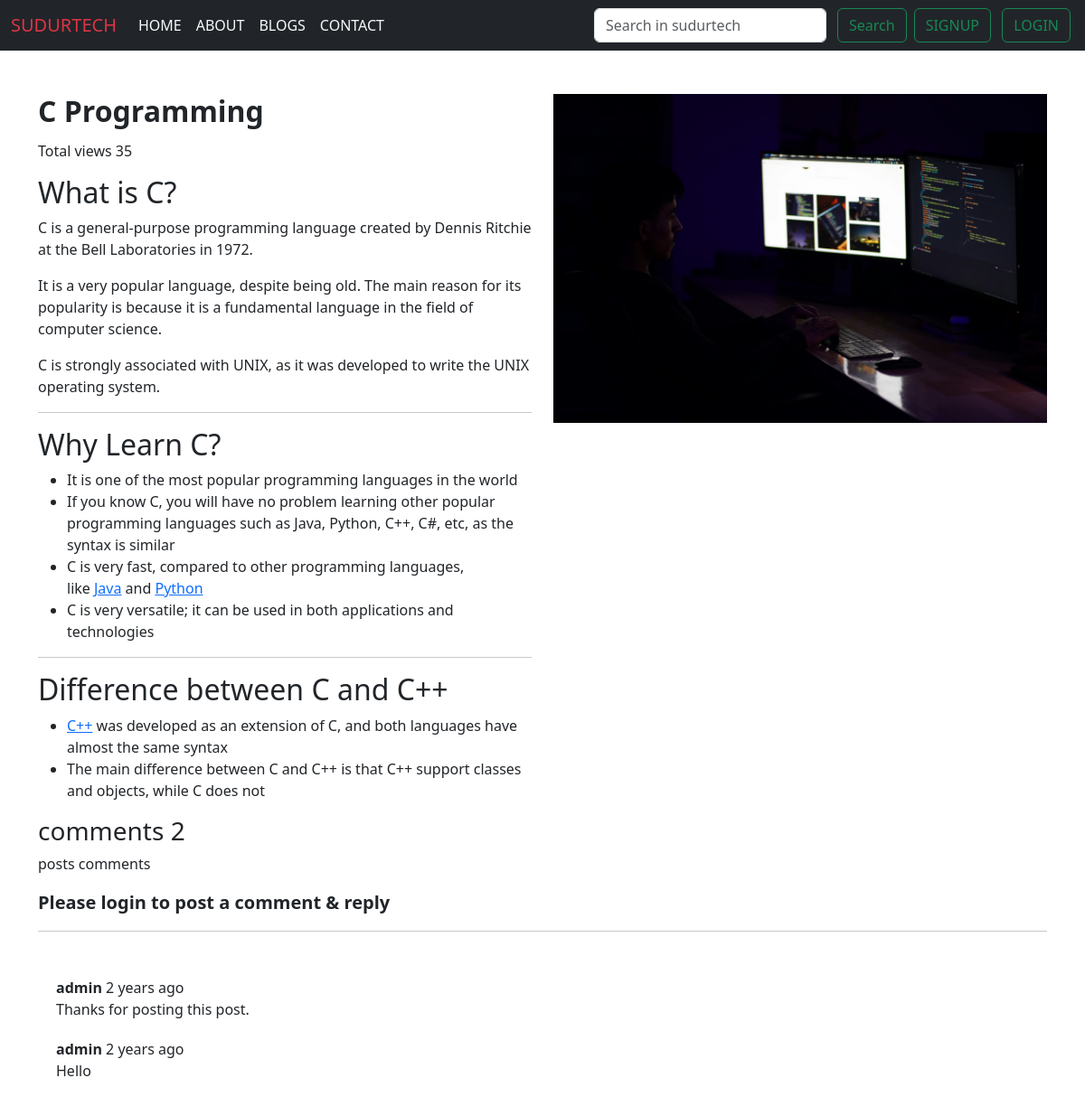
The page /show_more/c_programming/ on the database its author committed.
### blogapp/models.py (models this page shows, shortened)
class Post(models.Model):
    title = HTMLField()
    body = HTMLField()
    created_on = models.DateTimeField(auto_now_add=True)
    url=models.CharField(max_length=30)
    last_modified = models.DateTimeField(auto_now=True)
    categories = models.ForeignKey(Category, on_delete=models.CASCADE)
    views=models.IntegerField(default=0)
    Image=models.ImageField(upload_to='post/')

class Comment(models.Model):
    sno=models.AutoField(primary_key=True)
    comment=models.TextField()
    user=models.ForeignKey(User,on_delete=models.CASCADE)
    post=models.ForeignKey(Post,on_delete=models.CASCADE)
    parent = models.ForeignKey('self', on_delete=models.CASCADE, null=True, blank=True, related_name='replies')
    timestamp=models.DateTimeField(default=now)

### blogapp/views.py (the view)
# urls.py: path('show_more/<slug:url>/',views.show_more, name="show_more"),
def show_more(request,url):
    show=Post.objects.get(url=url)
    show.views=show.views + 1
    show.save()
    comments=Comment.objects.filter(post=show,parent=None )
    replies=Comment.objects.filter(post=show).exclude(parent=None)
    replydict={}
    for reply in replies:
        if reply.parent.sno not in replydict.keys():
            replydict[reply.parent.sno]=[reply]
        else:
            replydict[reply.parent.sno].append(reply)
    context={
        "post":show,
        "comments":comments,
        "user":request.user,
        "replydict":replydict
    }
    return render(request, "home/show_more.html",context)

### templates/home/show_more.html (shortened to what this page needs)
{% extends 'base/base.html' %}
{% load static %}
{% load humanize %}
{% load dict %}
{% block content %}
<div class="container my-5">
    <div class="row">
        <div class="col-md-6">
            <div class="content">
                <h2>{{post.title|safe}}</h2>
                <h6>Total views {{post.views}}</h6>
                <p>{{post.body|safe}}</p>
            </div>
        </div>
        <div class="col-md-6">
            <div class="image">
                <img src="/media/{{post.Image}}" class="img-fluid" alt="Image">
            </div>
        </div>
    </div>
    <h3>comments {{comments.count}}</h3>
    <p>posts comments</p>
    {% if user.is_authenticated %}
    <form action="{% url 'commentt' %}" method="post">
        {% csrf_token %}
        <div class="mb-3">
            <div class="form-floating">
                <textarea class="form-control" placeholder="Leave a comment here" id="comment"
                    name="comment"></textarea>
            </div>
        </div>
        <div class="mb-3">
            <input type="hidden" class="form-control" name="postsno" value="{{post.id}}">
            <input type="hidden" class="form-control" name="sno" value="">
        </div>
        <button type="submit" class="btn btn-sm btn-outline-secondary">submit</button>
    </form>
    {% else %}
    <p class="text-dark fs-5"><b>Please login to post a comment & reply</b></p>
    <hr>
    {% endif %}
    <br>
    {% for comment in comments %}
    <div class="comment-box">
        <div class="comment-text">
            <p><b>{{comment.user.username}}</b> <span>{{comment.timestamp | naturaltime}}</span></p>
            <p class="font-weight-bold">{{comment.comment}}</p>
        </div>
    </div>
    {% endfor %}
</div>
{% endblock content %}

### static/css/style.css (style rules this page uses)
.comment-box { display: flex; align-items: center; padding: 10px; }
.comment-text p { margin: 0; }

### rows shown on the page
Post: title "C Programming", views "35", body "What is C? C is a general-purpose programming language created by Dennis Ritchie at the Bell Laboratories in 1972. It is a very popular language, despite being old. The main reason for its popularity is because it is a fundamental language in the field of computer science. C is strongly associated with UNIX, as it was developed to write the UNIX operating system. Why Learn C? It is one of the most popular programming languages in the world If you know C, you will have no problem learning other popular programming languages such as Java, Python, C++, C#, etc, as the syntax is similar C is very fast, compared to other programming languages, like Java and Python C is very versatile; it can be…", Image (picture)
Comment: user.username "admin", timestamp "2 years ago", comment "Thanks for posting this post."
Comment: user.username "admin", timestamp "2 years ago", comment "Hello"

### other values the page prints
{{ comments.count }} "2"
